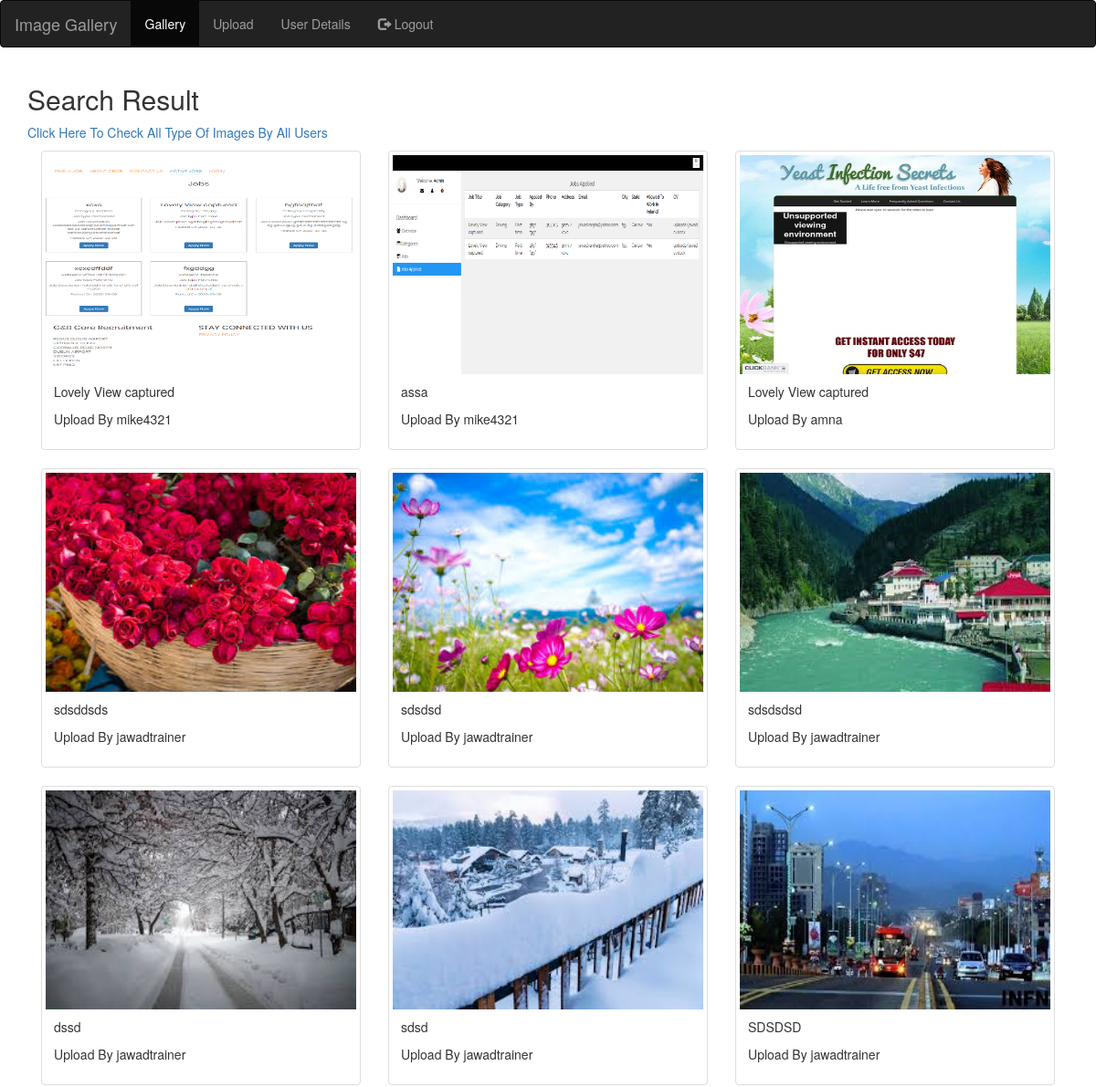
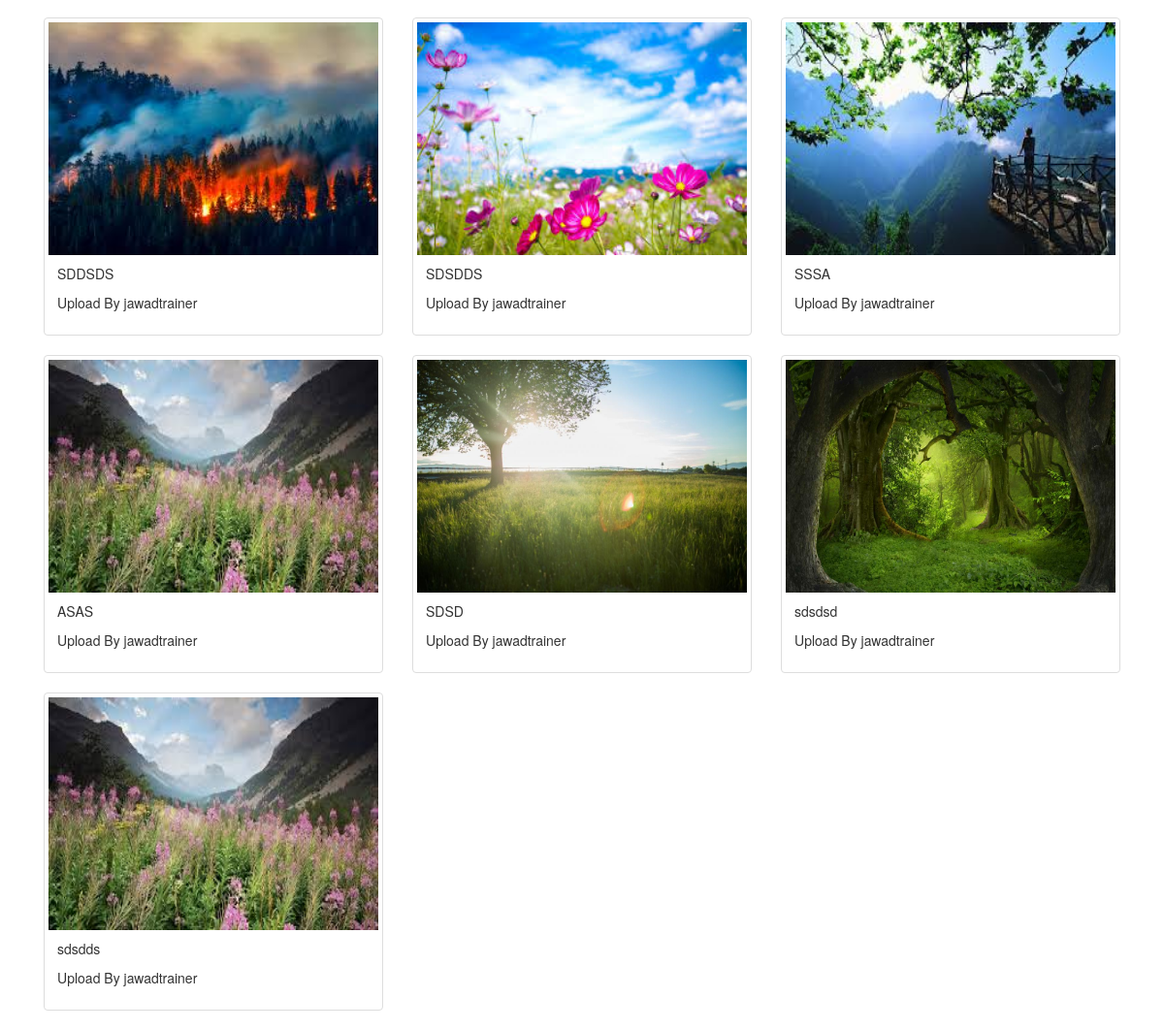
Screenshot of /search.php (signed in) with the database file from the repository (2 pictures, top to bottom).
### tables this page shows
CREATE TABLE `pics` (
  `id` int(30) NOT NULL,
  `title` varchar(30) NOT NULL,
  `username` varchar(30) NOT NULL,
  `img` varchar(3000) NOT NULL,
  `ext` varchar(30) NOT NULL,
  `description` varchar(25500) NOT NULL,
  `cate` varchar(34) NOT NULL
);

### search.php (the view, shortened to what this page needs)
<?php
include 'header.php'; ?>
<?php include 'nav.php'; ?>
<?php
  if(isset($_SESSION['userp'])){
      $ext =$_POST["search"];
$sql="SELECT * from pics where cate like '%$ext%' OR title like '%$ext%' ";
      $querys = mysqli_query($connection, $sql);
      if($querys)
      {
        $count = mysqli_num_rows($querys);
        if($count == 0)
        {
        	?>
              <h2>No Result Found <a href="gallery.php">Go Back</a></h4>
        	<?php
        }
      else
      {  ?>
        <div class="container">
  <h2>Search Result</h2>
  <p><a href="gallery.php">Click Here To Check All Type Of Images By All Users</a></p>
  <?php
                           while($row = mysqli_fetch_assoc($querys))
                           {
                           $username = $row['username'];
                           $title = $row['title'];
                           $img = $row['img'];
                           $id = $row['id'];
  ?>
 <div class="container-fluid">  <div class="row">
    <div class="col-md-4">
      <div class="thumbnail">
        <a href="detail.php?id=<?php echo $id ?>" >
          <img src="<?php echo $img; ?>" class="zoom"  style="width:350px; height: 240px;">
          <div class="caption">
            <p><?php echo $title; ?></p>
            <p>Upload By <?php echo $username; ?></p>
          </div>
        </a>
      </div>
    </div><?php  } ?>
  </div></div>
</body>
</html>
<?php } } ?>
<?php } else {
  header('location: login.php');
} ?>

### header.php (shortened to what this page needs)
<!DOCTYPE html>
<html lang="en">
<head>
  <link rel="stylesheet" href="https://maxcdn.bootstrapcdn.com/bootstrap/3.4.0/css/bootstrap.min.css">
</head>
<?php
$cur_page = substr($_SERVER["SCRIPT_NAME"],strrpos($_SERVER["SCRIPT_NAME"],"/")+1);
?>

### nav.php
<nav class="navbar navbar-inverse">
  <div class="container-fluid">
    <div class="navbar-header">
      <a class="navbar-brand" href="gallery.php">Image Gallery</a>
    </div>
    <ul class="nav navbar-nav">
<?php
          if(!isset($_SESSION['username']))
                           { ?>
          <li class=" <?php if($cur_page == 'index.php') { echo 'active';} ?>"><a href="index.php">Main</a></li>
          <?php if($cur_page == 'login.php'){ ?>
          <li class=" <?php if($cur_page == 'login.php') { echo 'active';} ?>"><a href="login.php"><span class="glyphicon glyphicon-log-in"></span> Login </a></li>
          <?php } if($cur_page == 'signup.php'){ ?>
          <li class=" <?php if($cur_page == 'signup.php') {echo 'active';} ?>"><a href="signup.php"><span class="glyphicon glyphicon-log-in"></span> Signup </a></li><?php }?>
             <?php        }
               else { ?>
        <li class=" <?php if($cur_page == 'gallery.php' || $cur_page == 'search.php' || $cur_page == 'detail.php') {echo 'active';} ?>"><a  href="gallery.php">Gallery</a></li>
        <li class=" <?php if($cur_page == 'upload.php') {echo 'active';} ?>"><a href="upload.php">Upload</a></li>
        <li class=" <?php if($cur_page == 'users.php') {echo 'active';} ?>"><a href="users.php">User Details</a></li>
        <li><a href="logout.php"><span class="glyphicon glyphicon-log-out"></span> Logout</a></li>
          <?php } ?>
        </ul>
  </div>
</nav>

### header.php (style rules this page uses)
* { box-sizing: border-box; }
.zoom { transition: transform .2s; width: 200px; height: 200px; margin: 0 auto; }

### rows the page displays
pics: img (picture), title "Lovely View captured", username "mike4321"
pics: img (picture), title "assa", username "mike4321"
pics: img (picture), title "Lovely View captured", username "amna"
pics: img (picture), title "sdsddsds", username "jawadtrainer"
pics: img (picture), title "sdsdsd", username "jawadtrainer"
pics: img (picture), title "sdsdsdsd", username "jawadtrainer"
pics: img (picture), title "dssd", username "jawadtrainer"
pics: img (picture), title "sdsd", username "jawadtrainer"
pics: img (picture), title "SDSDSD", username "jawadtrainer"
pics: img (picture), title "SDDSDS", username "jawadtrainer"
pics: img (picture), title "SDSDDS", username "jawadtrainer"
pics: img (picture), title "SSSA", username "jawadtrainer"
pics: img (picture), title "ASAS", username "jawadtrainer"
pics: img (picture), title "SDSD", username "jawadtrainer"
pics: img (picture), title "sdsdsd", username "jawadtrainer"
pics: img (picture), title "sdsdds", username "jawadtrainer"
